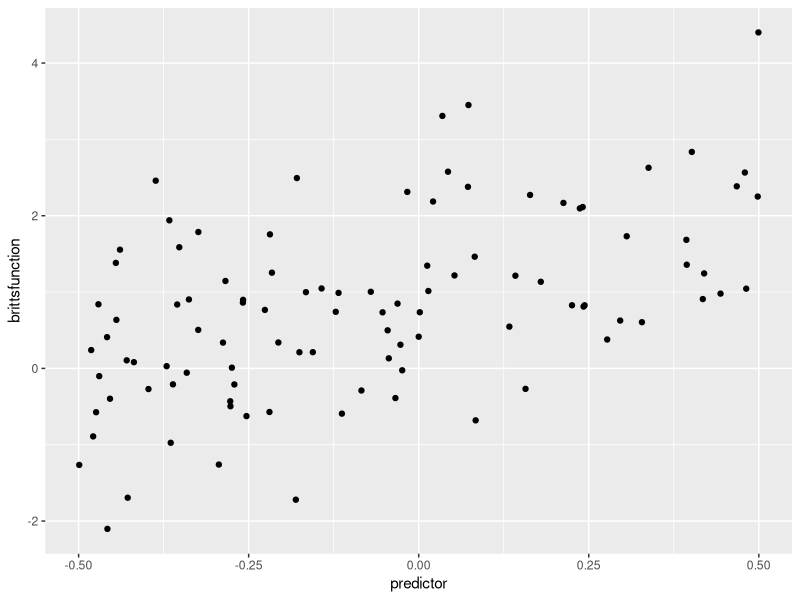

Here is the R script that generated this plot:
# y = mx + b
# brittsfunction <- b1 * predictor + b0

# function needs to have various values of:
# (1) slope, (2) sample size, (3) error rates


library(tidyverse)


# Q1: Develop a function (based on the above) that will generate, 
# for a range of each of ‘magnitude of B1’, ‘sample size’ and 
# ‘error’, a measure of the quality of the parameter estimate. 
# (Hint, that measure of quality is the t-value – the estimate 
# scaled by the standard error of the estimate).

## need to run it many many times 
predictor <- runif(100) - 0.5 #
B0 <- 1
B1 <- runif(100, 0.5, 3) #
error <- rnorm(100, mean = 0, sd = 1) #
brittsfunction <- B0 + B1 * predictor + error

qplot(predictor, brittsfunction)
